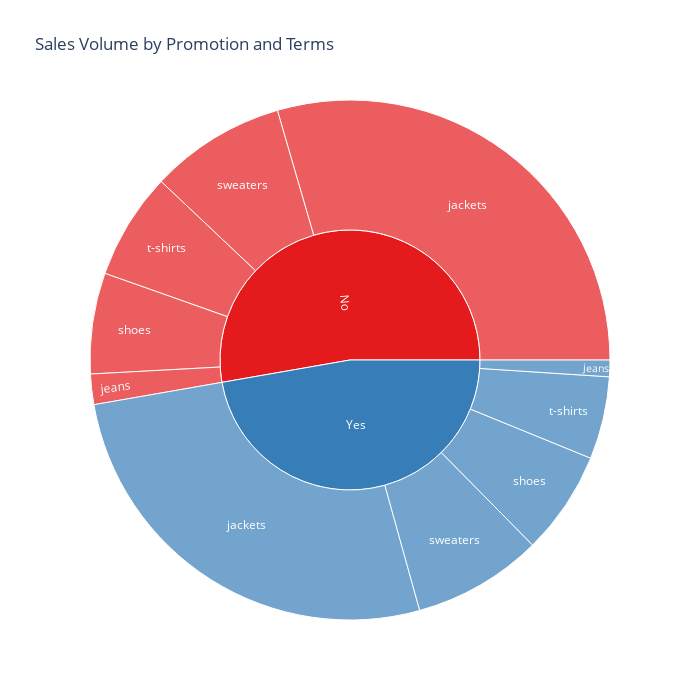

Source (notebook cell):
### Markdown cell above
# Sales Volume by Promotion and Terms Interactive Visualization

### Code cell
import plotly.express as px

fig = px.sunburst(
    df,
    path=['Promotion', 'terms'],  # First level: Promotion, Second level: Terms
    values='Sales Volume',        # Size of each segment by sales
    color='Promotion',
    color_discrete_sequence=px.colors.qualitative.Set1,
    title='Sales Volume by Promotion and Terms'
)

fig.update_layout(width=700, height=700)
fig.show()

### Figure 1 — Plotly figure (JSON) as saved in the notebook; plotly's stock layout.template omitted (floating-point values rounded to 4 significant figures)
{"data": [{"branchvalues": "total", "customdata": [["No"], ["No"], ["No"], ["No"], ["No"], ["No"], ["Yes"], ["Yes"], ["Yes"], ["Yes"], ["Yes"], ["Yes"]], "domain": {"x": [0, 1], "y": [0, 1]}, "hovertemplate": "labels=%{label}<br>Sales Volume=%{value}<br>parent=%{parent}<br>id=%{id}<br>Promotion=%{customdata[0]}<extra></extra>", "ids": ["No/jackets", "No/shoes", "No/sweaters", "No/jeans", "No/t-shirts", "No", "Yes/jackets", "Yes/shoes", "Yes/sweaters", "Yes/jeans", "Yes/t-shirts", "Yes"], "labels": ["jackets", "shoes", "sweaters", "jeans", "t-shirts", "No", "jackets", "shoes", "sweaters", "jeans", "t-shirts", "Yes"], "marker": {"colors": ["rgb(228,26,28)", "rgb(228,26,28)", "rgb(228,26,28)", "rgb(228,26,28)", "rgb(228,26,28)", "rgb(228,26,28)", "rgb(55,126,184)", "rgb(55,126,184)", "rgb(55,126,184)", "rgb(55,126,184)", "rgb(55,126,184)", "rgb(55,126,184)"]}, "name": "", "parents": ["No", "No", "No", "No", "No", "", "Yes", "Yes", "Yes", "Yes", "Yes", ""], "type": "sunburst", "values": [134400.0, 28560.0, 38460.0, 8611.0, 30260.0, 240300.0, 121000.0, 29350.0, 36780.0, 4709.0, 23370.0, 215200.0]}], "layout": {"height": 700, "legend": {"tracegroupgap": 0}, "sunburstcolorway": ["rgb(228,26,28)", "rgb(55,126,184)", "rgb(77,175,74)", "rgb(152,78,163)", "rgb(255,127,0)", "rgb(255,255,51)", "rgb(166,86,40)", "rgb(247,129,191)", "rgb(153,153,153)"], "title": {"text": "Sales Volume by Promotion and Terms"}, "width": 700}}
